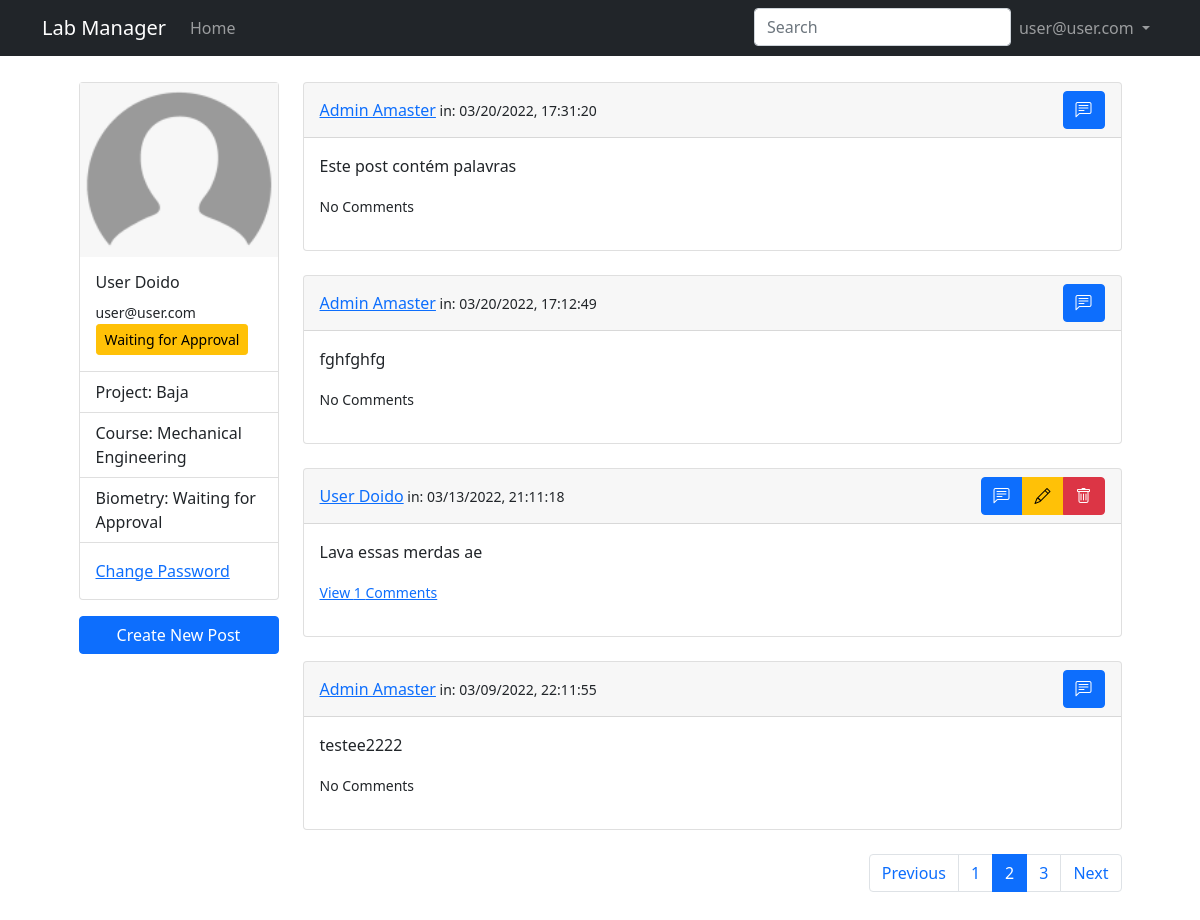
The app's page /profile?page=2 (signed in) with its own data.
### lab_manager/models.py (models this page shows, shortened)
class User(db.Model, UserMixin):
    id = db.Column(db.Integer, primary_key = True)
    email = db.Column(db.String(50), unique = True)
    name = db.Column(db.String(150))
    password = db.Column(db.String(128))
    date_created = db.Column(db.DateTime, default = datetime.utcnow)
    biometry = db.Column(db.Boolean, default = False, nullable = False)
    project = db.Column(db.Integer, nullable = False)
    grr = db.Column(db.Integer, unique = True)
    course = db.Column(db.String(50))
    approved_by = db.Column(db.Integer)
    date_approved = db.Column(db.DateTime, default = datetime.utcnow)
    approved = db.Column(db.Boolean, default = False, nullable = False)
    admin = db.Column(db.Boolean, default = False, nullable = False)
    projects = db.relationship('Project', backref="user", passive_deletes = False)
    posts = db.relationship('Post', backref="user", passive_deletes = True)
    comments = db.relationship('Comment', backref="user", passive_deletes = True)

class SearchableMixin(object):
    @classmethod
    def before_commit(cls, session):
        session._changes = {
            'add': list(session.new),
            'update': list(session.dirty),
            'delete': list(session.deleted)
        }
    @classmethod
    def after_commit(cls, session):
        for obj in session._changes['add']:
            if isinstance(obj, SearchableMixin):
                add_to_index(obj.__tablename__, obj)
        for obj in session._changes['update']:
            if isinstance(obj, SearchableMixin):
                add_to_index(obj.__tablename__, obj)
        for obj in session._changes['delete']:
            if isinstance(obj, SearchableMixin):
                remove_from_index(obj.__tablename__, obj)
        session._changes = None

class Post(SearchableMixin, db.Model):
    __searchable__ = ['text']
    id = db.Column(db.Integer, primary_key = True)
    text = db.Column(db.Text, nullable = False)
    date_created = db.Column(db.DateTime, default = datetime.utcnow)
    author = db.Column(db.Integer, db.ForeignKey('user.id', ondelete='CASCADE'), nullable = False)
    comments = db.relationship('Comment', backref="post", passive_deletes=True)

### lab_manager/users/routes.py (the view)
@users.route("/profile")
@login_required
def profile():
    page = request.args.get('page', 1, type=int)
    posts = Post.query.order_by(Post.date_created.desc()).paginate(page, current_app.config['POSTS_PER_PAGE'], False)
    next_url = url_for('users.profile', page=posts.next_num) \
        if posts.has_next else None
    prev_url = url_for('users.profile', page=posts.prev_num) \
        if posts.has_prev else None
    return render_template('users/profile.jinja2', title=current_user.name, user=current_user, posts=posts, next_url=next_url, prev_url=prev_url)

### lab_manager/main/forms.py
class SearchForm(FlaskForm):
    q = StringField('Search', validators=[DataRequired()])
    def __init__(self, *args, **kwargs):
        if 'formdata' not in kwargs:
            kwargs['formdata'] = request.args
        if 'meta' not in kwargs:
            kwargs['meta'] = {'csrf': False}
        super(SearchForm, self).__init__(*args, **kwargs)

### lab_manager/__init__.py (called while the page is built)
def create_app(config_class=Config):
    app = Flask(__name__)
    app.config.from_object(Config)
    db.init_app(app)
    migrate.init_app(app, db)
    app.elasticsearch = Elasticsearch([app.config['ELASTICSEARCH_URL']]) \
        if app.config['ELASTICSEARCH_URL'] else None
    from lab_manager.main.routes import main
    app.register_blueprint(main)
    from lab_manager.users.routes import users
    app.register_blueprint(users)
    from lab_manager.admin.routes import admin
    app.register_blueprint(admin)
    from lab_manager.posts.routes import posts
    app.register_blueprint(posts)
    from .models import User, Project, Post
    initialize_database(app)
    login_manager.init_app(app)
    @login_manager.user_loader
    def load_user(id):
        return User.query.get(int(id))
    return app

### lab_manager/main/routes.py (called while the page is built)
@main.before_app_request
def before_request():
    if current_user.is_authenticated:
        current_user.last_seen = datetime.utcnow()
        db.session.commit()
        g.search_form = SearchForm()

### lab_manager/templates/users/profile.jinja2 (shortened to what this page needs)
{% extends "./layout.jinja2" %}
{% block content %}
<div class="row justify-content-md-center">
    <div class="col-md-3 card-col">
        <div class="card">
            <img class="img-fluid" src="{{ url_for('static', filename='img/default_user.png')}}" class="card-img-top" alt="Profile Picture">
            <div class="card-body">
                <h6 class="card-title">{{ user.name }}</h5>
                <small class="card-text">{{ user.email }}</small>
                {% if not user.admin %}
                    {% if not user.approved %} <button type="button" class="btn btn-warning btn-sm" data-bs-toggle="modal" data-bs-target="#approval_info">Waiting for Approval</button> {% else %} <button type="button" class="btn btn-success btn-sm">Approved</button> {% endif %}
                {% else %}
                    <button type="button" class="btn btn-warning btn-sm">Admin</button>
                {% endif %}
            </div>
            <ul class="list-group list-group-flush">
                <li class="list-group-item">Project: {{ user.project }}</li>
                <li class="list-group-item">Course: {% if not user.course %} <a href="">Enter Course</a> {% else %} {{ user.course }} {% endif %}</li>
                <li class="list-group-item">Biometry: {% if not user.approved and not user.admin %} Waiting for Approval {% elif not user.biometry %} <a href="">Register Biometry</a> {% else %} Biometry registered {% endif %} </li>
            </ul>
            <div class="card-body">
                <a href="#" class="card-link">Change Password</a>
            </div>
        </div>
        <div class="d-grid card-buttons">
        <button type="button" class="btn btn-primary" data-bs-toggle="modal" data-bs-target="#newPost">Create New Post</button>
        </div>
    </div>
    <div class="col-md-9">
        {% for post in posts.items %}
            {% include "./users/_posts.jinja2" %}
        {% endfor %}
        <nav aria-label="Posts pagination">
        <ul class="pagination justify-content-end">
            {% if posts.has_prev %}
                <li class="page-item">
                    <a class="page-link" href="{{prev_url}}">Previous</a>
                </li>
            {% else %}
                <li class="page-item disabled">
                    <a class="page-link">Previous</a>
                </li>
            {% endif %}
            {% for page_num in posts.iter_pages() %}
                {% if page_num %}
                    {% if page_num != posts.page %}
                        <li class="page-item"><a class="page-link" href="{{ url_for('users.profile', page=page_num) }}">{{ page_num }}</a></li>
                    {% else %}
                        <li class="page-item active"><a class="page-link" href="#">{{ page_num }}</a></li>
                    {% endif %}
                {% else %}
                    <li class="page-item"><a class="page-link" href="#">...</a></li>
                {% endif %}
            {% endfor %}
            {% if posts.has_next %}
                <li class="page-item">
                    <a class="page-link" href="{{next_url}}">Next</a>
                </li>
            {% else %}
                <li class="page-item disabled">
                    <a class="page-link">Previous</a>
                </li>
            {% endif %}
        </ul>
        </nav>
    </div>
</div>
{% endblock content %}

### lab_manager/templates/layout.jinja2 (shortened to what this page needs)
<!DOCTYPE html>
<html lang="en">
<head>
    <link href="https://cdn.jsdelivr.net/npm/bootstrap@5.1.3/dist/css/bootstrap.min.css" rel="stylesheet">
    <link rel="stylesheet" type="text/css" href="https://cdn.datatables.net/1.10.25/css/dataTables.bootstrap5.css">
    <link rel="stylesheet" href="https://cdn.jsdelivr.net/npm/bootstrap-icons@1.8.1/font/bootstrap-icons.css">
    <link rel="stylesheet" type="text/css" href="{{ url_for('static', filename='main.css') }}">
</head>
<body>
    <nav class="navbar navbar-expand-md navbar-dark bg-dark">
        <div class="container">
            <a class="navbar-brand mr-4" href="/">Lab Manager</a>
            <div class="collapse navbar-collapse" id="navbar">
                <div class="navbar-nav me-auto mb-2 mb-lg-0">
                    <a href="/" class="nav-item nav-link">Home</a>
                </div>
                <div class="navbar-nav">
                    {% if g.search_form %}
                    <form class="navbar-form navbar-left" method="get"
                            action="{{ url_for('posts.search') }}">
                        <div class="form-group">
                            {{ g.search_form.q(size=20, class='form-control',
                                placeholder=g.search_form.q.label.text) }}
                        </div>
                    </form>
                    {% endif %}
                    {% if user.is_authenticated and user.admin==False %}
                        <li class="nav-item dropdown">
                            <a class="nav-link dropdown-toggle" href="#" id="navbarDropdown" role="button" data-bs-toggle="dropdown" aria-expanded="false"> {{user.email}} </a>
                        </li>
                    {% else %}
                        <a href="{{url_for('users.login')}}" class="nav-item nav-link">Login</a>
                        <a href="{{url_for('users.register')}}" class="nav-item nav-link">Sign Up</a>
                    {% endif %}
                </div>
            </div>
        </div>
    </nav>
    <main class="container full-page" role="main">
        {% block content %}{% endblock content %}
    </main>
</body>
</html>

### lab_manager/templates/users/_posts.jinja2 (shortened to what this page needs)
<div class="card text">
    <div class="card-header d-flex justify-content-between align-items-center">
        <span><a href="">{{post.user.name}}</a><small class="mutted" > in: {{post.date_created.strftime("%m/%d/%Y, %H:%M:%S")}}</small></span>
        <div class="btn-group" role="group" aria-label="Basic mixed styles example">
            <a data-bs-toggle="modal" data-bs-target="#commentPost{{post.id}}" class="btn btn-primary"><i class="bi bi-chat-left-text"></i></a>
            {% if user.id == post.author %}
                <a class="btn btn-warning" data-bs-toggle="modal" data-bs-target="#editPost{{post.id}}"><i class="bi bi-pencil"></i></a>
                <a class="btn btn-danger" href="{{url_for('posts.remove_post', id=post.id)}}"><i class="bi bi-trash"></i></a>
            {% endif %}
        </div>
    </div>
    <div class="card-body">
        <p class="card-text">{{post.text}}</p>
            <p>
            {% if post.comments|length %}
                <a data-bs-toggle="collapse" href="#comments-{{post.id}}" aria-expanded="false" aria-controls="colapse-comments-{{post.id}}"><small>View {{post.comments|length}} Comments</small></a>
            {% else %}
                <small class="text-mutted">No Comments</small>
            {% endif %}
            </p>
    </div>
</div>
<br>

### lab_manager/static/main.css (style rules this page uses)
.full-page { background: #ffffff; padding: 10px 20px; margin-bottom: 20px; margin-top: 1rem; }
.card-col { width: 14rem; }
.card-buttons { margin-top: 1rem; align-items: center; }

### records on screen
User: email "user@user.com", name "User Doido", project "Baja", course "Mechanical Engineering"
Post: user.name "Admin Amaster", date_created "03/20/2022, 17:31:20", text "Este post contém palavras", shows "No Comments"
Post: user.name "Admin Amaster", date_created "03/20/2022, 17:12:49", text "fghfghfg", shows "No Comments"
Post: user.name "User Doido", date_created "03/13/2022, 21:11:18", text "Lava essas merdas ae", comments|length "1"
Post: user.name "Admin Amaster", date_created "03/09/2022, 22:11:55", text "testee2222", shows "No Comments"

### other values on screen
{{ page_num }} "1" "3"
{{ page_num }} "2"
